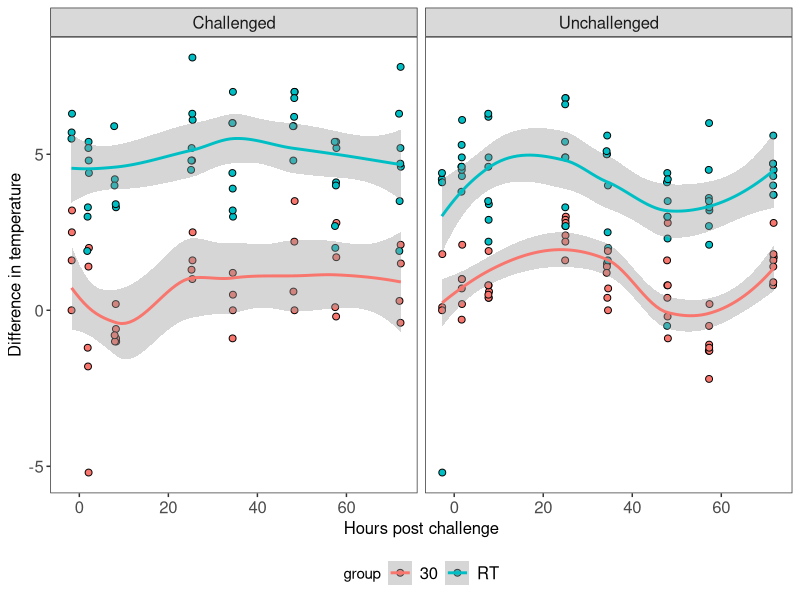
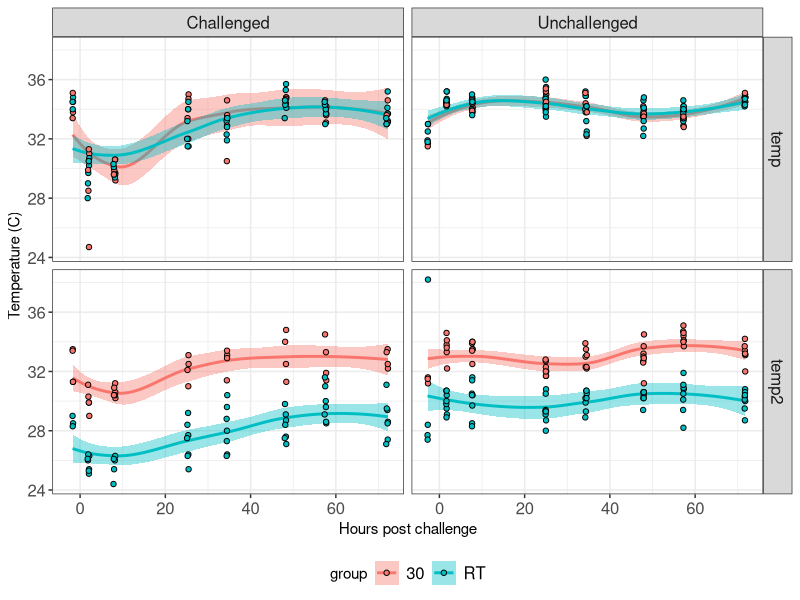
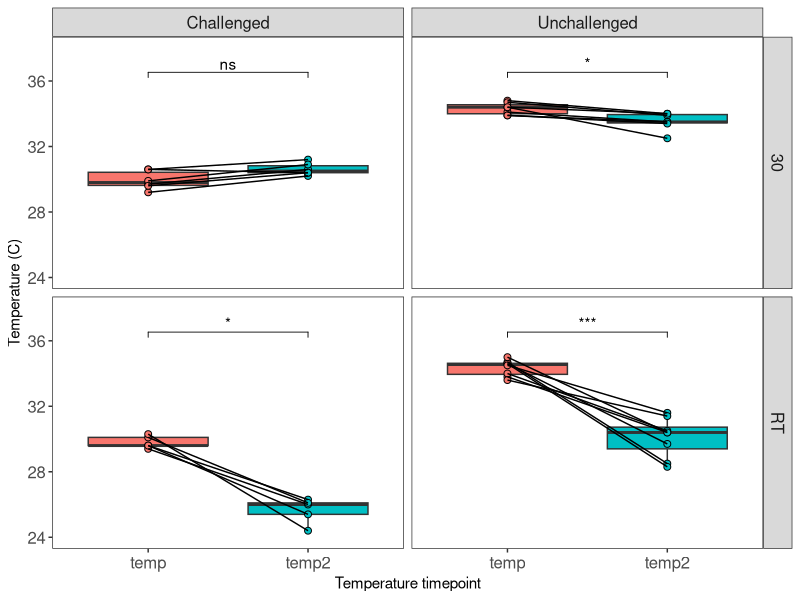
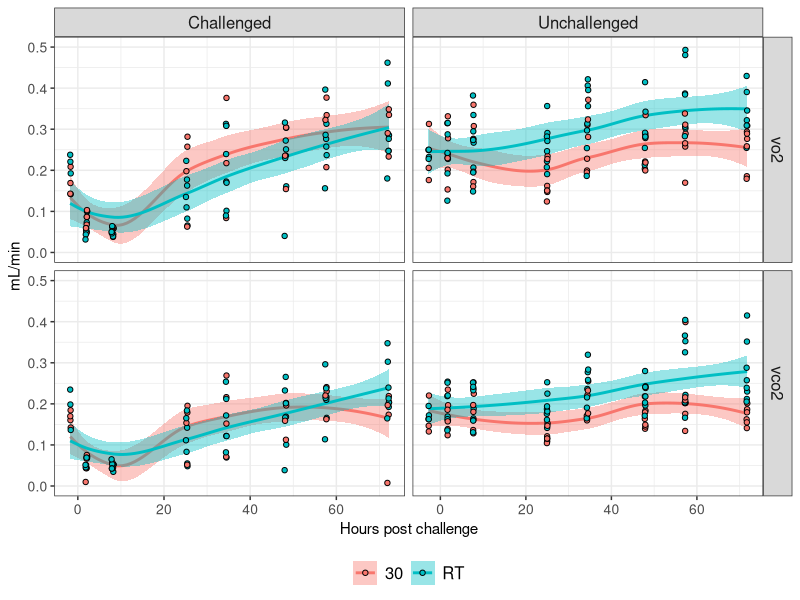
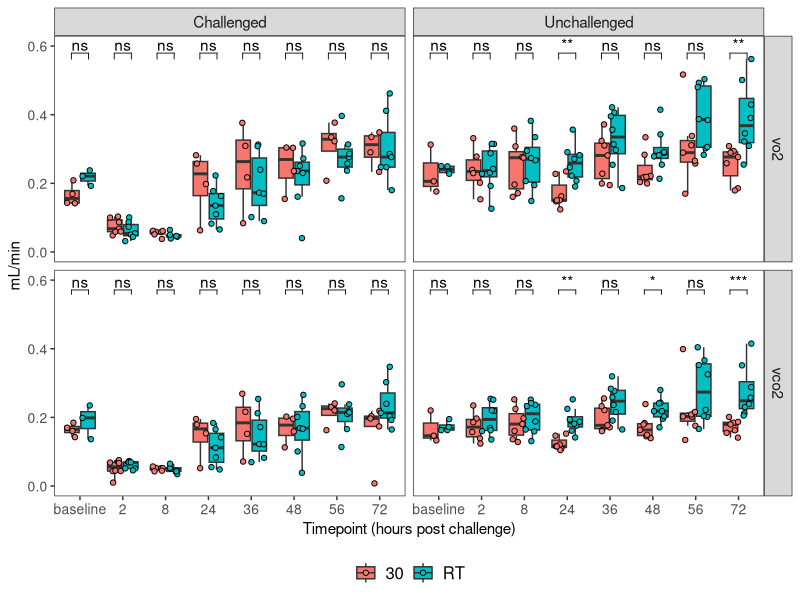
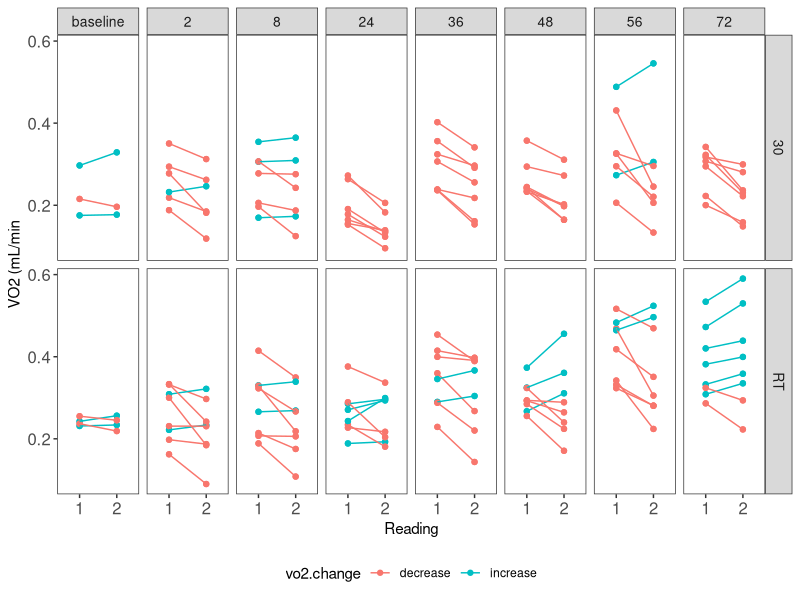
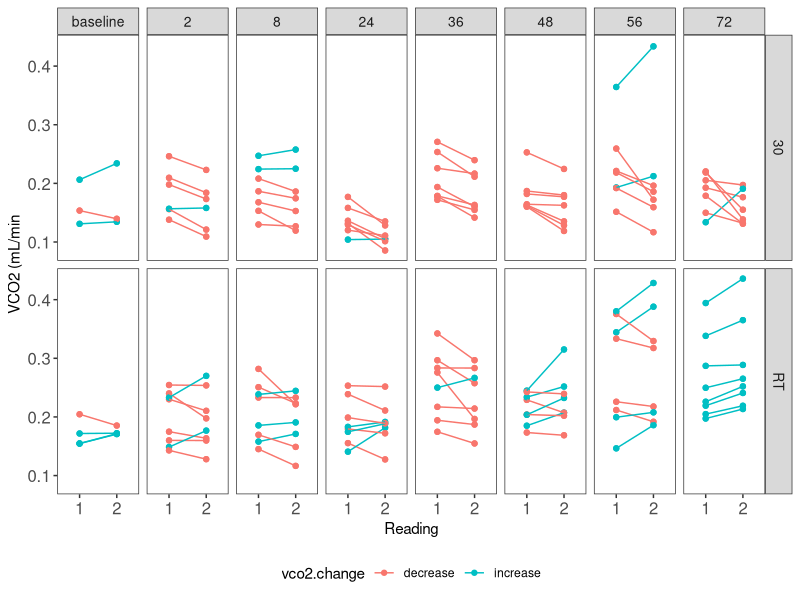
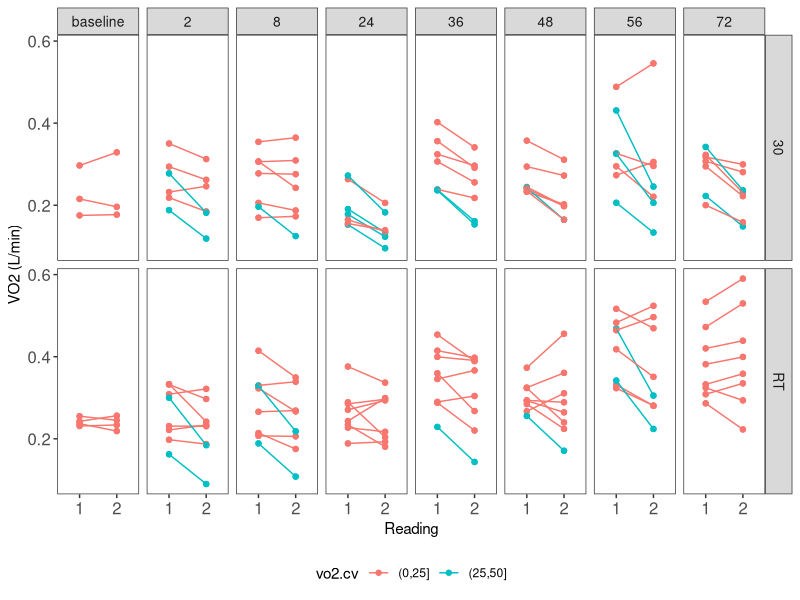

Recreate these plots in R, in order. (Note: this script raises an error after producing the figures.)
##########################
# Nelly Amenyogbe
# 07 May 2024
# Promethion MS: postQC analysis
##########################

# In this script, we will investigate MS figures 2-4 (2. Comparing sick & healthy pups, 3. Survival between promethion and no promethion pups, 4. Impact of chamber temperature)

# load packages
library(plyr)
library(tidyverse)
library(ggpubr)
library(reshape2)
library(lubridate)
library(ggpubr)
library(survival)
library(survminer)

# set working directory
setwd(dirname(rstudioapi::getActiveDocumentContext()$path))
setwd("../")

# load data
met <- read.csv("Rdata/metab_collapsed_for_analysis.csv")
surv.data <- read.csv("Rdata/promethion_survival.csv")


# Pre-process data --------------------------------------------------------
# create unique pup ID
met$unique_pup_ID <- paste(met$cage, met$pup_ID, met$expDate, sep = "_")

# Eliminate values with a CV > 50
met <- filter(met, cv.o2 < 50, cv.co2 < 50)

# melt by metab measurement
metab.mes <- c("vo2", "vco2")
dat.m <- melt(met, measure.vars = metab.mes)

# Remove outliers for empty data
empties <- filter(dat.m, group == "empty")

# get lower and upper bounds for vo2

vo2.upper.bound <- quantile(empties$value[empties$variable == "vo2"], 0.975)
vco2.upper.bound <- quantile(empties$value[empties$variable == "vco2"], 0.975)

# set vco2 upper bound to 0.2 as well

empties$out <- ifelse(empties$value[empties$variable == "vo2"] > vo2.upper.bound, "Y", "N")
empties$out <- ifelse(empties$value[empties$variable == "vco2"] > vco2.upper.bound, "Y", empties$out)

table(empties$out, empties$variable)

id.empties <- empties$metab_identifier[empties$out == "Y"]
  
dat.m <- dat.m[-which(dat.m$metab_identifier %in% id.empties),]
  
# Define max VO2 and max VCO2 from blank cells
max.vals <- dat.m %>%
  filter(group == "empty") %>%
  ddply(.(variable),
        summarise,
        maxval = max(value))
max.vals

dat.m$blank.max[dat.m$variable == "vo2"] <- max.vals$maxval[max.vals$variable == "vo2"]
dat.m$blank.max[dat.m$variable == "vco2"] <- max.vals$maxval[max.vals$variable == "vco2"]

dat.m$above.blank <- ifelse(dat.m$value <= dat.m$blank.max, "Below blank",
                            ifelse(dat.m$value > dat.m$blank.max, "Above blank", dat.m$blank.max))


# split data by experiments
experiments <- split(dat.m, dat.m$expName)


# Analyse Temperature -----------------------------------------------------
temp <- experiments$Promethion30vsRT

# set additional variables
temp$temp.diff <- temp$temp - temp$temp2
unique(temp$group)

temp$challenge_stat <- gsub("No", "Unchallenged", temp$challenge_stat)
temp$challenge_stat <- gsub("Yes", "Challenged", temp$challenge_stat)

temp$visit.name <- factor(temp$visit.name, levels = c("baseline", "2HPC", "8HPC", "24HPC", "36HPC", "48HPC", "56HPC", "72HPC"))

# Temp differences ####
temp.p <- temp %>%
  select(temp, temp2, temp.diff, pup_ID, cage, group, hours_post_challenge, challenge_stat, visit.name, metab_identifier, unique_pup_ID) %>%
  unique() %>%
  filter(temp.diff < 9) # There are two instances in these data where the temperature that was recorded was unusually low (20C and 30C for one pup, and 28C and 40C for another pup). These are being removed due to biological implausibility, especially since these pups did not display such different temperatures at later time points.

ggplot(temp.p, aes(x = hours_post_challenge, y = temp.diff)) +
  geom_point(shape = 21, size = 2, aes(fill = group)) +
  geom_smooth(aes(color = group)) +
  facet_wrap(~challenge_stat) +
  theme_bw() +
  theme(axis.text = element_text(size = 12),
        legend.position = "bottom",
        strip.text = element_text(size = 12),
        axis.title = element_text(size = 12),
        legend.text = element_text(size = 12),
        panel.grid.major = element_blank(),
        panel.grid.minor = element_blank()) +
  labs(x = "Hours post challenge", y = "Difference in temperature")

ggsave("Figures/temp/tempdiff_smooth.pdf", device = "pdf", dpi = 300, width = 6, height = 3)

# Temperature change across experiment
dat.p <- temp.p %>%
  melt(measure.vars = c("temp", "temp2"), variable.name = "temp.timepoint", value.name = "temperature")

ggplot(dat.p, aes(x = hours_post_challenge, y = temperature, fill = group)) +
  geom_smooth(aes(color = group)) +
  geom_point(shape = 21) +
  facet_grid(temp.timepoint~challenge_stat) +
  theme_bw() +
  theme(axis.text = element_text(size = 12),
        legend.position = "bottom",
        strip.text = element_text(size = 12),
        legend.text = element_text(size = 12)) +
  labs(x = "Hours post challenge", y = "Temperature (C)")

ggsave("Figures/temp/30vsrt_temp1vs2_smooth.pdf", device = "pdf", dpi = 300, width = 6, height = 4.5)

# Plot paired boxplots for 8 HPC
dat.p$pup_visit <- paste0(dat.p$unique_pup_ID, dat.p$visit.name)
dat.p <- filter(dat.p, temperature < 38, visit.name %in% c("baseline","8HPC"))

ggplot(dat.p[dat.p$visit.name == "8HPC",], aes(x = temp.timepoint, y = temperature, fill = temp.timepoint)) +
  geom_boxplot(outlier.color = NA) +
  geom_point(shape = 21, size = 2) +
  geom_line(aes(group = metab_identifier)) +
  facet_grid(group ~ challenge_stat) +
  theme_bw() +
  theme(axis.text = element_text(size = 12),
        legend.position = "none",
        strip.text = element_text(size = 12),
        legend.text = element_text(size = 12),
        panel.grid.major = element_blank(),
        panel.grid.minor = element_blank()) +
  labs(x = "Temperature timepoint", y = "Temperature (C)") +
  geom_pwc(aes(group = temp.timepoint), method = "wilcox_test", label = "p.signif", y.position = 36) +
  ylim(c(24, 38))

ggsave("Figures/temp/temp1vs2_boxpots_wilcox.png", device = "pdf", dpi = 300, width = 3.8, height = 3)

# Temp and metab ####
ggplot(temp[temp$variable %in% c("vo2", "vco2"),], aes(x = hours_post_challenge, y = value, fill = group)) +
  geom_smooth(aes(color = group)) +
  geom_point(shape = 21) +
  facet_grid(variable ~ challenge_stat, scales = "free") +
  theme_bw() +
  theme(axis.text = element_text(size = 10),
        legend.position = "bottom",
        strip.text = element_text(size = 12),
        legend.text = element_text(size = 12),
        legend.title = element_blank()) +
  ylim(c(0,0.5)) +
  labs(x = "Hours post challenge", y = "mL/min")

ggsave("Figures/temp/png/30vsrt_smooth.png", device = "png", dpi = 300, width = 6, height = 4.5)

# as boxplots  

visits <- unique(temp$visit.name)
visits <- gsub("HPC", "", visits)

temp$visit.name <- factor(temp$visit.name, levels = c("baseline", "2HPC", "8HPC", "24HPC", "36HPC", "48HPC", "56HPC", "72HPC"))

temp$visit.cat <- temp$visit.name
temp$visit.cat <- gsub("HPC", "", temp$visit.cat)
temp$visit.cat <- factor(temp$visit.cat, levels = c("baseline", "2", "8", "24", "36", "48", "56", "72"))

ggplot(temp[temp$variable %in% c("vo2", "vco2"),], aes(x = visit.cat, y = value, fill = group)) +
  geom_boxplot(outlier.color = NA) +
  geom_point(shape = 21, position = position_jitterdodge(dodge.width = 0.6, jitter.width = 0.3)) +
  facet_grid(variable ~ challenge_stat, scales = "free") +
  theme_bw() +
  theme(axis.text = element_text(size = 10),
        legend.position = "bottom",
        strip.text = element_text(size = 11),
        legend.text = element_text(size = 12),
        legend.title = element_blank(),
        panel.grid.major = element_blank(),
        panel.grid.minor = element_blank()) +
  labs(x = "Timepoint (hours post challenge)", y = "mL/min") +
  ylim(c(0,0.6)) +
  geom_pwc(aes(group = group), method = "wilcox_test", label = "p.signif", y.position = 0.55,)

#ggsave("Figures/temp/30vsrt_vo2_boxplots.png", device = "png", dpi = 300, width = 8, height = 6)

# This shows us that the vh2o differed quite a bit between conditions.  Among challenged animals, the general kinetics following challenge are still observed but the response rate shows more heterogeneity at 30C compared to RT for both VO2 and VCO2.

# Investigate replicate values
# For the older mice, are the wider range of Vo2 values reflected by a larger drop from the first to the 2nd measurement?  We can use the raw, unaveraged data to find out.

dat.reps <- read.csv("Rdata/metab_replicates_for_analysis.csv")
dat.reps$cv.o2.abs <- abs(dat.reps$cv.o2)
dat.reps$cv.co2.abs <- abs(dat.reps$cv.co2)
dat.reps <- filter(dat.reps, cv.co2.abs < 50, cv.o2.abs < 50)


rep.temp <- filter(dat.reps, metab_identifier %in% temp$metab_identifier)

# append the reading data to temperature metadata
temp.meta <- temp %>%
  select(metab_identifier, visit.name, group, challenge_stat)

rep.temp <- join(rep.temp, temp.meta, by = "metab_identifier")

# set aesthetics

rep.temp$visit.cat <- rep.temp$visit.name
rep.temp$visit.cat <- gsub("HPC", "", rep.temp$visit.cat)
rep.temp$visit.cat <- factor(rep.temp$visit.cat, levels = c("baseline", "2", "8", "24", "36", "48", "56", "72"))

# bin the VO2
rep.temp$vo2.cv <- cut(rep.temp$cv.o2, breaks = c(0,25,50,75,100,200))
rep.temp$vco2.cv <- cut(rep.temp$cv.co2, breaks = c(0,25,50,75,100,200))

# label each identifier as first reading higher or lower
rep.temp <- ddply(rep.temp,
                  .(metab_identifier),
                  transform,
                  vo2.diff = vo2[reading == 1] - vo2[reading == 2],
                  vco2.diff = vco2[reading == 1] - vco2[reading == 2])

rep.temp$vo2.change <- ifelse(rep.temp$vo2.diff >=0, "decrease", "increase")
rep.temp$vco2.change <- ifelse(rep.temp$vco2.diff >= 0, "decrease", "increase")

# plot increase or decrease
# VO2
ggplot(rep.temp[rep.temp$challenge_stat == "Unchallenged",], aes(x = as.factor(reading), y = vo2, group = metab_identifier, color = vo2.change)) +
  geom_point() +
  geom_line() +
  facet_grid(tube_temp~visit.cat) +
  theme_bw() + 
  theme(legend.position = "bottom",
        axis.text = element_text(size = 12),
        strip.text = element_text(size = 10),
        panel.grid.major = element_blank(),
        panel.grid.minor = element_blank()) +
  labs(x = "Reading", y = "VO2 (mL/min")

ggsave("Figures/temp/reading1vs2_changetype.png", device = "png", dpi = 300, width = 6, height = 4)

# VCO2
ggplot(rep.temp[rep.temp$challenge_stat == "Unchallenged",], aes(x = as.factor(reading), y = vco2, group = metab_identifier, color = vco2.change)) +
  geom_point() +
  geom_line() +
  facet_grid(tube_temp~visit.cat) +
  theme_bw() + 
  theme(legend.position = "bottom",
        axis.text = element_text(size = 12),
        strip.text = element_text(size = 10),
        panel.grid.major = element_blank(),
        panel.grid.minor = element_blank()) +
  labs(x = "Reading", y = "VCO2 (mL/min")

ggsave("../../Figures/temp/reading1vs2_vco2_changetype.png", device = "png", dpi = 300, width = 6, height = 4)


# plot CV
#VO2
ggplot(rep.temp[rep.temp$challenge_stat == "Unchallenged",], aes(x = as.factor(reading), y = vo2, group = metab_identifier, color = vo2.cv)) +
  geom_point() +
  geom_line() +
  facet_grid(tube_temp~visit.cat) +
  theme_bw() + 
  theme(legend.position = "bottom",
        axis.text = element_text(size = 12),
        strip.text = element_text(size = 10),
        panel.grid.major = element_blank(),
        panel.grid.minor = element_blank()) +
  labs(x = "Reading", y = "VO2 (L/min)")

#ggsave("Figures/temp/reading1vs2_cvo2.png", device = "png", dpi = 300, width = 6, height = 4)

#VCO2
ggplot(rep.temp[rep.temp$challenge_stat == "Unchallenged",], aes(x = as.factor(reading), y = vco2, group = metab_identifier, color = vco2.cv)) +
  geom_point() +
  geom_line() +
  facet_grid(group~visit.cat) +
  theme_bw() + 
  theme(legend.position = "bottom",
        axis.text = element_text(size = 12),
        strip.text = element_text(size = 10),
        panel.grid.major = element_blank(),
        panel.grid.minor = element_blank()) +
  labs(x = "Reading", y = "VCO2 (mL/min)")

#ggsave("Figures/temp/reading1vs2_cv_co2.png", device = "png", dpi = 300, width = 6, height = 4)

temp.samplesize <- temp %>% 
  select(group, unique_pup_ID, challenge_stat) %>%
  unique()

table(temp.samplesize$group, temp.samplesize$challenge_stat)


# Analyze age -------------------------------------------------------------
age <- experiments$Promethion_age

# calculate pup age
age$dob_pups <- dmy(age$DOB_pup.dd.mm.yyyy)

age$date_dd.mm.yyyy <-  gsub("-", "_", age$date_dd.mm.yyyy)
age$date_dd.mm.yyyy <- ymd(age$date_dd.mm.yyyy)

# calculate DOL
age$dol <- difftime(age$date_dd.mm.yyyy,age$dob_pups, units = 'day') %>%
  as.numeric()
# create factor
age$dol.f <- age$dol %>%
  as.character() 

age$dol.f <- paste0("D", age$dol.f)

# Age metab ####

# add empty cages
"%notin%" <- Negate("%in%")

empty <- experiments$Empty.Tubes
empty$dol <- 0

age.blank <- rbind.fill(age, empty)

# plot age line graph ####

ggplot(age.blank, aes(x = dol, y = value, fill = group)) +
  geom_smooth(color = "#636363") +
  geom_point(shape = 21) +
  facet_wrap(~variable, scales = "free") +
  theme_bw() +
  theme(legend.position = "bottom",
        strip.text = element_text(size = 12),
        axis.text = element_text(size = 12),
        legend.text = element_text(size = 12),
        axis.title = element_text(size = 12)) +
  labs(x = "Age (days)", y = "mL/min")

#ggsave("Figures/age/png/vo2_age_linegraph.png", device = "png", dpi = 300, width = 5.5, height = 3.5)


# Age boxplots ####

# calculate number below blank.
age.blank$dol.f <- ifelse(age.blank$group == "empty", "empty", age.blank$dol.f)
age.blank$dol.f <- factor(age.blank$dol.f, levels = c("empty", "D1", "D3", "D5", "D7", "D8", "D11", "D14"))

age.p <- age.blank %>%
  select(unique_pup_ID, metab_identifier, dol.f, dol, variable, value, group, above.blank) %>%
  filter(dol < 8, variable %in% c("vo2", "vco2"))

age.p$above.blank <- factor(age.p$above.blank, levels = c("Below blank", "Above blank"))

# plot boxplot
ggplot(age.p, aes(x = dol.f, y = value)) +
  geom_boxplot(outlier.color = NA, fill = "#bdbdbd") +
  geom_point(shape = 21, size = 2, position = position_jitter(width = 0.3), aes(fill = above.blank)) +
  facet_grid(~variable) +
  theme_bw() +
  theme(axis.text = element_text(size = 12),
        legend.position = "bottom", 
        legend.text = element_text(size = 12),
        legend.title = element_blank(),
        strip.text = element_text(size = 12),
        panel.grid.major = element_blank(),
        panel.grid.minor = element_blank()) +
  labs(x = "", y = "mL/min")

ggsave("Figures/age/age_boxplot.png", device = "png", dpi = 300, width = 5, height = 4)

# get summary table

age.p$variable <- droplevels(age.p$variable)
pct <- ddply(age.p,
             .(variable, dol.f),
             summarise,
             n = length(metab_identifier),
             n_above = length(which(above.blank == "Above blank")),
             above.blank = 100 *length(which(above.blank == "Above blank")) / length(metab_identifier))
pct$below.blank = 100-pct$above.blank

write.csv(pct, "Tables/age_pctabove.csv", row.names = FALSE)

# plot threshold
pct.m <- melt(pct, measure.vars = c("above.blank", "below.blank"), variable.name = "threshold", value.name = "threshold.percentage")

pct.m$threshold <- ifelse(pct.m$threshold == "above.blank", "Above blank", "Below blank")
pct.m$threshold <- factor(pct.m$threshold, levels = c("Below blank", "Above blank"))

ggplot(pct.m[pct.m$dol.f != "empty",], aes(x = dol.f, y = threshold.percentage, fill = threshold)) +
  geom_bar(color = "black", stat = "identity") +
  facet_wrap(~variable) +
  theme_bw() +
  theme(legend.position = "bottom",
        legend.text = element_text(size = 12),
        strip.text = element_text(size = 12),
        axis.text = element_text(size = 12),
        legend.title = element_blank(),
        axis.title = element_text(size = 12),
        panel.grid.major = element_blank(),
        panel.grid.minor = element_blank()) +
  labs(x = "Day of life", y = "Percent of observations")

ggsave("Figures/age/age_aboveblank_percentagebars.png", device = "png", dpi = 300, width = 4.5, height = 4)


# plot histograms
age.p$dol.f <- factor(age.p$dol.f, levels = c("empty", "D1", "D3", "D5", "D7"))

ggplot(age.p, aes(x = value, fill = dol.f)) +
  geom_density(alpha = 0.7) +
  geom_histogram(color = "black", alpha = 0.3, binwidth = 0.01) +
  facet_grid(~variable) +
  theme_bw() +
  scale_fill_manual(values = c("#737373", '#e66101','#fdb863','#b2abd2','#5e3c99')) +
  theme(axis.text = element_text(size = 12),
        legend.position = "bottom", 
        legend.text = element_text(size = 12),
        legend.title = element_blank(),
        strip.text = element_text(size = 12),
        axis.title = element_text(size = 12)) +
  xlab("mL/min")

#ggsave("Figures/age/png/age_vo2_histogram.png", device = "png", dpi = 300, width = 6, height = 3.5)

age.samplesize <- age %>%
  select(cage, pup_ID, group, dol.f) %>%
  unique()

table(age.samplesize$group, age.samplesize$dol.f)

# Analyse Promethion survival -------------------------------------------------------
df.surv <- surv.data %>%
  select(pup_ID, group, cage, sex, Exclude, Exclude_Notes, expName, outcome, sac_hpc) %>%
  unique()

table(df.surv$group)

# perform log-rank test May ####
surv <- with(df.surv, Surv(sac_hpc, outcome))

fit <- survfit(surv ~ group,
               data = df.surv,
               conf.int = 0.95,
               conf.type = "log")

test <- survdiff(surv ~ group, data  = df.surv, rho = 0)

pval.all <- broom::glance(test)$p.value
pval.all # p = 0.381

# plot kaplan-meier
km <- ggsurvplot(fit,
                 conf.int = FALSE,
                 fun = "pct",
                 linetype = c(2,1),
                 size = 1.0,
                 censor = FALSE,
                 legend = "bottom",
                 xlab = "Hours Post Challenge",
                 legend.labs = names(table(df.surv$group)),
                 palette = c("#969696", "#ef6548"))



# annotoate plot
anot <- paste0("p = ", round(pval.all, digits = 3))
anot

km$plot + annotate("text", size = 5, x = 10, y = 10, label = anot) +
  theme(legend.text = element_text(size = 12),
        legend.title = element_blank())

ggsave("Figures/PPvsSS/PPvsSS_surv.pdf", device = "pdf", dpi = 300, width = 4, height = 4)

# Weight differences ####
surv.data <- ddply(surv.data,
                .(pup_ID, cage),
                transform,
                pct.weight = 100*(weight - weight[vis.type == "challenge"])/weight[vis.type == "challenge"])


ggplot(surv.data, aes(x = hours_post_challenge, y = pct.weight, fill = group)) +
  geom_smooth(aes(color = group)) +
  geom_point(shape = 21) +
  scale_fill_manual(values = c("#969696", "#ef6548","blue")) +
  scale_color_manual(values = c("#969696", "#ef6548", "blue")) +
  theme_classic() +
  labs(y = "Percent Weight Change", x = "Hours post challenge") +
  theme(legend.position = "bottom",
        axis.text = element_text(size = 12),
        legend.text = element_text(size = 12),
        legend.title = element_blank(),
        axis.title = element_text(size = 12))

ggsave("Figures/PPvsSS/PPvsSSweight_smooth.pdf", device = "pdf", dpi = 300, width = 4, height = 4)

# plot scores
ggplot(surv.data, aes(x = hours_post_challenge, y = avg_score, fill = group)) +
  geom_smooth(aes(color = group)) +
  scale_fill_manual(values = c("#969696", "#ef6548")) +
  scale_color_manual(values = c("#969696", "#ef6548")) +
  theme_classic() +
  labs(y = "Cliinical Score", x = "Hours post challenge") +
  theme(legend.position = "bottom",
        axis.text = element_text(size = 12),
        legend.text = element_text(size = 12),
        legend.title = element_blank(),
        axis.title = element_text(size = 12))

# what was the visit schedule?
visits <- c(1:16)
visit <- paste0("v", visits)

surv.data$visit <- factor(surv.data$visit, levels = visit)
surv.data$Promethion <- ifelse(surv.data$group == "Promethion" & visit %in% c("v1", "v3", "v4", "v5", "v6", "v7", "v10", "v15"), "Yes", "No")


ggplot(surv.data, aes(x = visit, y = hours_post_challenge, fill = Promethion, shape = group)) +
  geom_point(size = 4) +
  scale_shape_manual(values = c("No promethion" = 21,"Promethion" =  22)) +
  theme_bw() +
  labs(x = "Visit", y = "Hours post challenge") +
  theme(legend.position = "bottom",
        axis.text = element_text(size = 12),
        axis.title = element_text(size = 12)) +
  scale_fill_manual(values  = c("No" =  "#969696", "Yes" =  "#ef6548"))

pp <- filter(surv.data, group == "No promethion")
visit.names <- ddply(pp, 
                     .(visit),
                     summarise,
                     hpc = mean(hours_post_challenge))
visit.names


# get promethion time points
pr.surv <- experiments$Promethion_vs_NoPromethion

ggplot(pr.surv, aes(x = visit, y = hours_post_challenge)) +
  geom_point()

# For baseline, V1 for both
# for 12 HPC, V4 for No Promethion, V8 for Promethion
# for 20 HPC, V5 for NP, V9 for P
# for 48 HPC, V11 for NP, V15 for P

visit.names <- data.frame(group = c("No promethion", "No promethion", "No promethion", "No promethion", "Promethion", "Promethion", "Promethion", "Promethion"),
                          visit = c("v1", "v4", "v5", "v11", "v1", "v8", "v9", "v15"),
                          timepoint = c("0 HPC", "12 HPC", "20 HPC", "48 HPC"))

surv.data2 <- left_join(surv.data, visit.names, by = c("group" = "group", "visit" = "visit"))
surv.data2 <- surv.data2[-which(is.na(surv.data2$timepoint)),]

# plot score
surv.data2 <- surv.data2[-which(is.na(surv.data2$avg_score)),]
surv.data2$score.category <- as.character(surv.data2$avg_score)

# get proportions
ps.ag <- as.data.frame(table(surv.data2$score.category, surv.data2$timepoint, surv.data2$group))
ps.ag <- filter(ps.ag, Freq > 0)

colnames(ps.ag) <- c("score", "timepoint", "group", "Freq")

ggplot(ps.ag, aes(x = group, y = Freq, fill = score)) +
  geom_bar(color = "black", stat = "identity") +
  facet_grid(~timepoint) +
  scale_fill_manual(values = c('#b2182b','#ef8a62','#fddbc7','#d1e5f0','#67a9cf','#2166ac')) +
  theme_bw() +
  theme(axis.text.x = element_text(size = 10, angle = 45, hjust = 1.0, vjust = 1.0),
        axis.text.y = element_text(size = 12),
        strip.text = element_text(size = 12),
        legend.text = element_text(size = 12),
        legend.title = element_text(size = 12),
        axis.title = element_text(size = 12),
        panel.grid.major = element_blank(),
        panel.grid.minor = element_blank()) +
  labs(x = "", y = "Number of observations")

ggsave("Figures/PPvsSS/ppvsss_scores_bargraph.png", device = "png", dpi = 300, width = 5, height = 4)

# Analyse sick vs. healthy ---------------------------------------------

# for this analysis, let's use the temp pilot and empties.

# prepare data
sh <- filter(dat.m, group %in% c("PP") | expName == "Promethion30vsRT") 

# subset to empties and 2 HPC only
table(sh$visit.name, sh$group) # all the empties have visit name as monitor. The PP mice do not have a visit name, but we can grab all the values under 3 to include the 1-2 hour mice.

sh.p <- filter(sh, visit.name == "monitor" | 
                 hours_post_challenge < 3 & hours_post_challenge > 1)

# add empty tubes
empty.add <- filter(dat.m, group == "empty")

sh.p <- rbind(sh.p, empty.add)

sh.p$challenge_stat <- ifelse(sh.p$group == "empty", "empty", sh.p$challenge_stat)

sh.p$group.p <- gsub("Yes", "sepsis", sh.p$challenge_stat)
sh.p$group.p <- gsub("No", "healthy", sh.p$group.p)

samplesize <- sh.p %>%
  select(metab_identifier, group.p) %>%
  unique()

table(samplesize$group.p)

# plot boxplot
sh.p$above.blank <- factor(sh.p$above.blank, levels  = c("Below blank", "Above blank"))

ggplot(sh.p, aes(x = group.p, y = value)) +
  geom_boxplot(outlier.color = NA, fill = "#bdbdbd") +
  geom_point(shape = 21, size = 2, position = position_jitter(width = 0.3), aes(fill = above.blank)) +
  facet_grid(~variable) +
  theme_bw() +
  theme(axis.text = element_text(size = 12),
        legend.position = "bottom", 
        legend.text = element_text(size = 12),
        legend.title = element_blank(),
        strip.text = element_text(size = 12),
        panel.grid.major = element_blank(),
        panel.grid.minor = element_blank()) +
  labs(x = "", y = "mL/min")

table(sh.p$group.p, sh.p$variable)
ggsave("Figures/sepsis/sickvshealthy_boxplot.png", device = "png", dpi = 300, width = 5, height = 4)

# get summary table

sh.p$variable <- droplevels(sh.p$variable)
pct <- ddply(sh.p,
             .(variable, group.p),
             summarise,
             n = length(metab_identifier),
             n_above = length(which(above.blank == "Above blank")),
             above.blank = 100 *length(which(above.blank == "Above blank")) / length(metab_identifier))
pct$below.blank = 100-pct$above.blank

write.csv(pct, "Tables/sickvshealthy_pctabove.csv", row.names = FALSE)

# plot threshold
pct.m <- melt(pct, measure.vars = c("above.blank", "below.blank"), variable.name = "threshold", value.name = "threshold.percentage")
pct.m$threshold <- ifelse(pct.m$threshold == "above.blank", "Above blank", "Below blank")
pct.m$threshold <- factor(pct.m$threshold, levels = c("Below blank", "Above blank"))

ggplot(pct.m[pct.m$group.p != "empty",], aes(x = group.p, y = threshold.percentage, fill = threshold)) +
  geom_bar(color = "black", stat = "identity") +
  facet_wrap(~variable) +
  theme_bw() +
  theme(legend.position = "bottom",
        legend.text = element_text(size = 12),
        strip.text = element_text(size = 12),
        axis.text = element_text(size = 12),
        legend.title = element_blank(),
        panel.grid.major = element_blank(),
        panel.grid.minor = element_blank()) +
  labs(x = "", y = "Percent of observations")

ggsave("Figures/sepsis/sickvshealthy_percentagebars.pdf", device = "pdf", dpi = 300, width = 3.8, height = 4)

# plot histograms
sh.p$group.p <- factor(sh.p$group.p, levels = c("empty", "sepsis", "healthy"))

ggplot(sh.p[sh.p$variable %in% c("vo2", "vco2"),], aes(x = value, fill = group.p)) +
  geom_density(alpha = 0.7) +
  geom_histogram(color = "black", alpha = 0.3, binwidth = 0.01) +
  facet_grid(~variable) +
  theme_bw() +
  scale_fill_manual(values = c("#737373", "#d6604d", "#4393c3")) +
  theme(axis.text = element_text(size = 12),
        legend.position = "bottom", 
        legend.text = element_text(size = 12),
        legend.title = element_blank(),
        strip.text = element_text(size = 12),
        axis.title = element_text(size = 12)) +
  xlab("mL/min")

ggsave("Figures/sepsis/sickvshealthy_histogram.pdf", device = "pdf", dpi = 300, width = 6, height = 3.5)

# END ####
